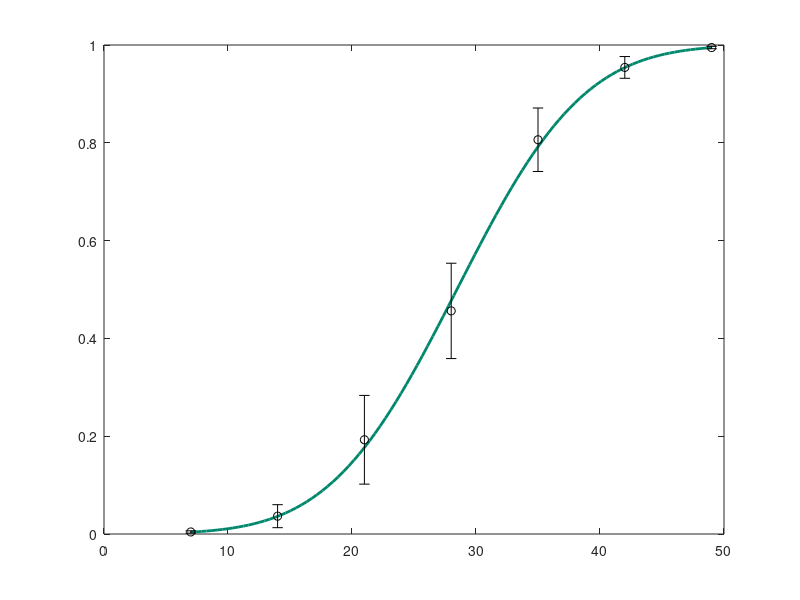

Write the MATLAB code that produced this figure. (Note: this script raises an error after producing the figure.)
x = 7:7:49;
y_all = [
    0.0125	0.0625	0.575	0.8375	0.9375	0.975	1;
0	0.0125	0.4875	0.9375	0.9875	1	1;
0	0	0	0.025	0.55	0.975	1;
0	0	0.0625	0.175	0.7875	1	1;
0	0	0.05	0.5875	1	1	1;
0	0.0125	0.025	0.225	0.8	0.9	0.975;
0	0.025	0.0375	0.2125	0.75	0.95	0.9875;
0	0	0.0625	0.6375	0.925	1	1;
0.0125	0.2875	0.975	1	1	1	1;
0	0	0.0125	0.425	0.75	0.9125	0.9875;
0	0	0.0125	0.325	0.95	1	0.9875;
0.025	0.0375	0.0125	0.0875	0.2375	0.7375	1;

];

y_mean = mean(y_all, 1);  
y_std = std(y_all, 0, 1); 
y_se = y_std / sqrt(size(y_all, 1));


modelFun = @(p, x) normcdf(x, p(1), p(2));
startingVals = [28, 7];
coefEsts = nlinfit(x, y_mean, modelFun, startingVals); 


xgrid = linspace(min(x), max(x), 100);
figure;
plot(xgrid, modelFun(coefEsts, xgrid), 'Color', [0 135 108]/255, 'LineWidth', 2); 
hold on;
errorbar(x, y_mean, y_se, 'ko', 'LineWidth', 1.5, 'CapSize', 10);
xlabel('Probe spatial distance (°)');
ylabel('P(“Longer” responses)');

find_x_at_y_half = @(x) modelFun(coefEsts, x) - 0.5;
x_at_y_half = fzero(find_x_at_y_half, mean(x)); 

y_at_x_half = 0.5;
plot([min(x), x_at_y_half], [y_at_x_half, y_at_x_half], 'k--', 'LineWidth', 1); 


plot(x_at_y_half, 0.5, 'ko', 'MarkerFaceColor', 'k', 'MarkerSize', 5); 


plot([x_at_y_half, x_at_y_half], [0, 0.5], 'k--', 'LineWidth', 1); 

box off